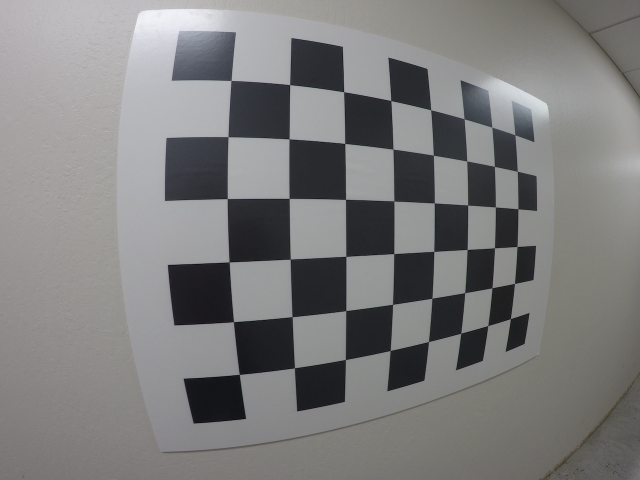
#> input picture working-code-scripts/camera-calibration/calibration_wide/GOPR0032.jpg, 1280 x 960 px (shown at 1/2 size); its folder holds 5 pictures in this run
$ python calibrate_camera_distortion.py
#> lines starting #> are read from the running program, lines starting #| are printed output that depends on the picture; after the words box and inside, x2 and y2 are one past the last pixel; in counts of white or black regions, pixels touching at a corner belong together
import numpy as np
import cv2
import glob
import pickle


# prepare object points, like (0,0,0), (1,0,0), (2,0,0) ....,(6,5,0)
objp = np.zeros((6*8,3), np.float32)
objp[:,:2] = np.mgrid[0:8, 0:6].T.reshape(-1,2)

# Arrays to store object points and image points from all the images.
objpoints = [] # 3d points in real world space
imgpoints = [] # 2d points in image plane.

# Make a list of calibration images
images = glob.glob('calibration_wide/GO*.jpg')

# Step through the list and search for chessboard corners
for idx, fname in enumerate(images):
    img = cv2.imread(fname)
#> img is the input picture: shape (960, 1280, 3); mean B, G, R 124.7, 124.9, 125.1
    gray = cv2.cvtColor(img, cv2.COLOR_BGR2GRAY)

    # Find the chessboard corners
    ret, corners = cv2.findChessboardCorners(gray, (8,6), None)
#> ret = True; corners = 48 rows, first 8: [462.6, 161.3], [579.9, 169.7], [687.9, 184.1], [782.3, 201.7], [862.1, 220.2], [928.7, 238.1], [984.4, 254.6], [1030.1, 270]

    # If found, add object points, image points
    if ret == True:
        objpoints.append(objp)
        imgpoints.append(corners)

        # Draw and display the corners
        cv2.drawChessboardCorners(img, (8,6), corners, ret)
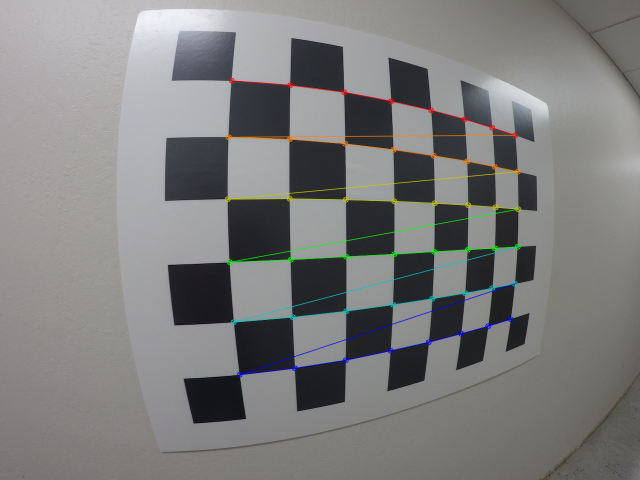
#> img: shape (960, 1280, 3) (shown at 1/2 size); 1.83% of pixels changed, all inside (x1, y1, x2, y2) = (449, 155, 1043, 756)
        #write_name = 'corners_found'+str(idx)+'.jpg'
        #cv2.imwrite(write_name, img)
        #cv2.imshow('img', img)
        cv2.waitKey(500)
#> pass 2 of the loop `for idx, fname in enumerate(images):`:
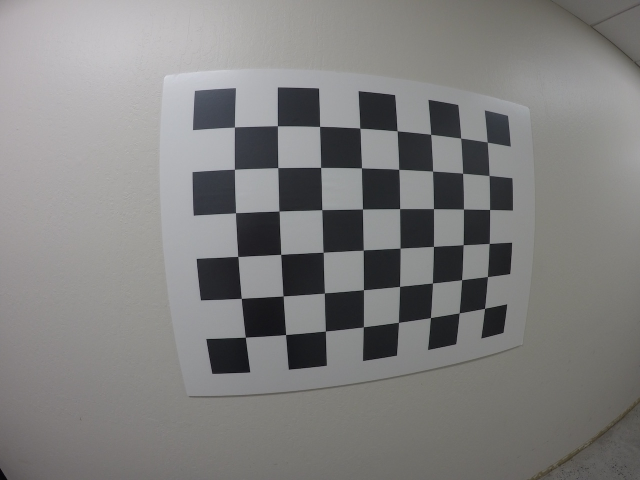
#> input picture working-code-scripts/camera-calibration/calibration_wide/GOPR0033.jpg, 1280 x 960 px (shown at 1/2 size)
#> img is the input picture: shape (960, 1280, 3); mean B, G, R 126.8, 127.5, 128.1
#> corners = 48 rows, first 8: [469.4, 254.5], [555.3, 252.3], [639.7, 253.2], [720.3, 256.6], [794.7, 262.2], [861.9, 269], [922, 276.5], [974.9, 284.9]
#> `cv2.drawChessboardCorners(img, (8,6), corners, ret)`:
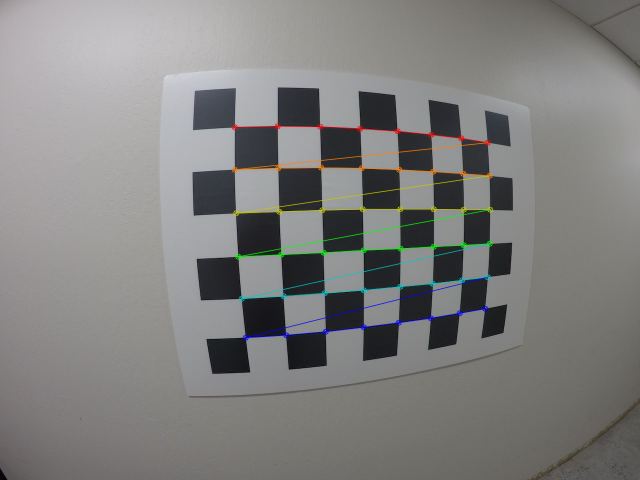
#> img: shape (960, 1280, 3) (shown at 1/2 size); 1.66% of pixels changed, all inside (x1, y1, x2, y2) = (463, 246, 987, 682)
#> pass 3 of the loop `for idx, fname in enumerate(images):`:
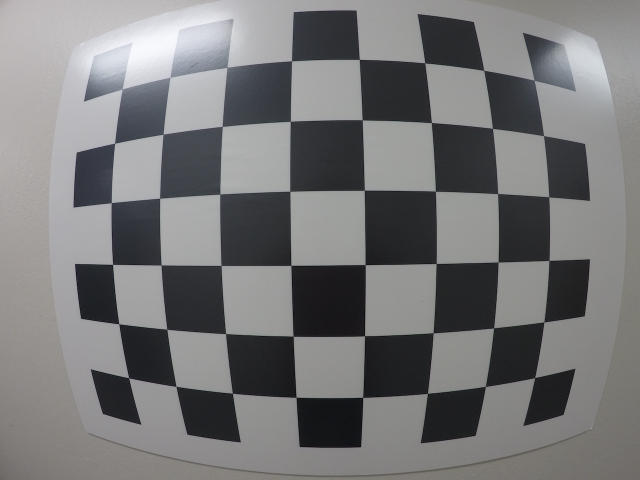
#> input picture working-code-scripts/camera-calibration/calibration_wide/GOPR0034.jpg, 1280 x 960 px (shown at 1/2 size)
#> img is the input picture: shape (960, 1280, 3); mean B, G, R 120, 119.2, 119.1
#> corners = 48 rows, first 8: [244.7, 178.6], [340.3, 155.1], [454.6, 135], [583.6, 122], [719.1, 119.1], [849.8, 126.1], [968, 140.8], [1069.3, 161.3]
#> `cv2.drawChessboardCorners(img, (8,6), corners, ret)`:
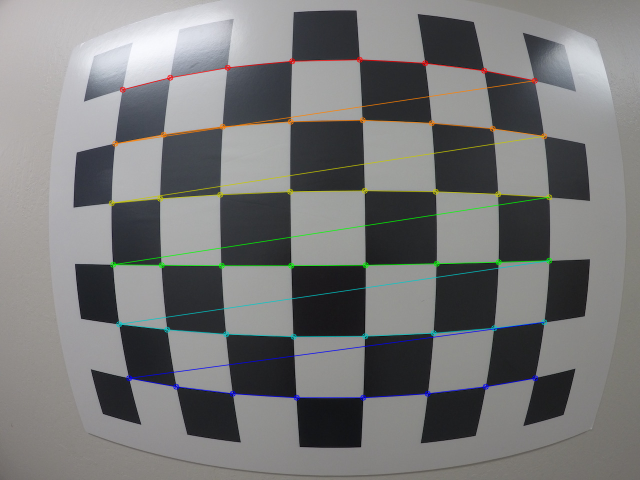
#> img: shape (960, 1280, 3) (shown at 1/2 size); 2.56% of pixels changed, all inside (x1, y1, x2, y2) = (217, 113, 1105, 802)
#> the loop made 4 passes; the first 3 are shown

cv2.destroyAllWindows()

# Test undistortion on an image
img = cv2.imread('calibration_wide/test_image.jpg')
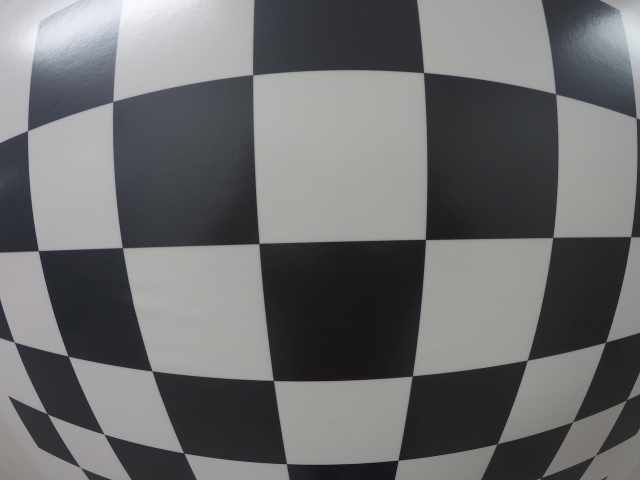
#> input picture working-code-scripts/camera-calibration/calibration_wide/test_image.jpg, 1280 x 960 px (shown at 1/2 size)
#> img is the input picture: shape (960, 1280, 3); mean B, G, R 110.7, 109.5, 109.1
img_size = (img.shape[1], img.shape[0])
#> img_size = (1280, 960)

# Do camera calibration given object points and image points
ret, mtx, dist, rvecs, tvecs = cv2.calibrateCamera(objpoints, imgpoints, img_size,None,None)


dst = cv2.undistort(img, mtx, dist, None, mtx)
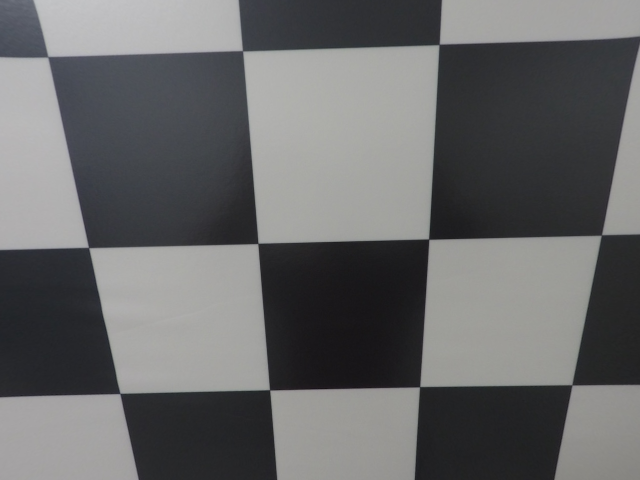
#> dst: shape (960, 1280, 3) (shown at 1/2 size); mean B, G, R 105.2, 104.4, 104
cv2.imwrite('calibration_wide/test_undist.jpg',dst)

# Save the camera calibration result for later use (we won't worry about rvecs / tvecs)
dist_pickle = {}
dist_pickle["mtx"] = mtx
dist_pickle["dist"] = dist
pickle.dump( dist_pickle, open( "calibration_wide/wide_dist_pickle.p", "wb" ) )
